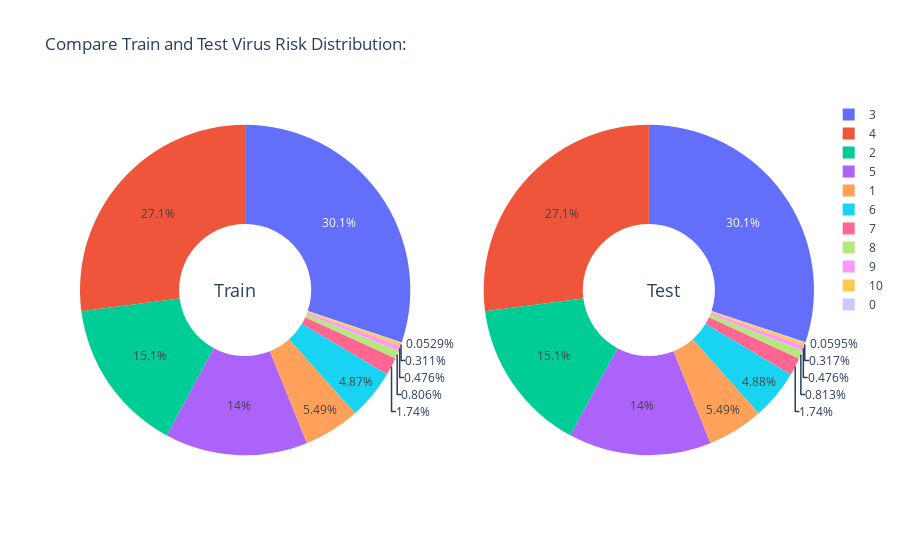

The code cell stored with this chart in its notebook:
### Code cell
labels_train=y_train
labels_test=y_test

fig = make_subplots(rows=1, cols=2, specs=[[{'type':'domain'}, {'type':'domain'}]])
fig.add_trace(go.Pie(labels=labels_train, name='Training Set'), 1,1)
fig.add_trace(go.Pie(labels=labels_test, name='Test Set'),1,2)
fig.update_traces(hole=0.4, hoverinfo='percent+name')
fig.update_layout( title_text=' Compare Train and Test Virus Risk Distribution:',
                   annotations=[dict(text='Train', x=0.18, y=0.5,font_size=18, showarrow=False),
                                dict(text='Test', x=0.82, y=0.5,font_size=18, showarrow=False)])
fig.show()

### Figure 1 — Plotly figure (JSON) as saved in the notebook; plotly's stock layout.template omitted (floating-point values rounded to 4 significant figures; data arrays with more than 128 entries replaced by an {"elided": "..."} marker saying what was removed)
{"data": [{"domain": {"x": [0, 0.45], "y": [0, 1]}, "hole": 0.4, "hoverinfo": "percent+name", "labels": {"elided": "15134 int values"}, "name": "Training Set", "type": "pie"}, {"domain": {"x": [0.55, 1], "y": [0, 1]}, "hole": 0.4, "hoverinfo": "percent+name", "labels": {"elided": "5045 int values"}, "name": "Test Set", "type": "pie"}], "layout": {"annotations": [{"font": {"size": 18}, "showarrow": false, "text": "Train", "x": 0.18, "y": 0.5}, {"font": {"size": 18}, "showarrow": false, "text": "Test", "x": 0.82, "y": 0.5}], "title": {"text": " Compare Train and Test Virus Risk Distribution:"}}}
